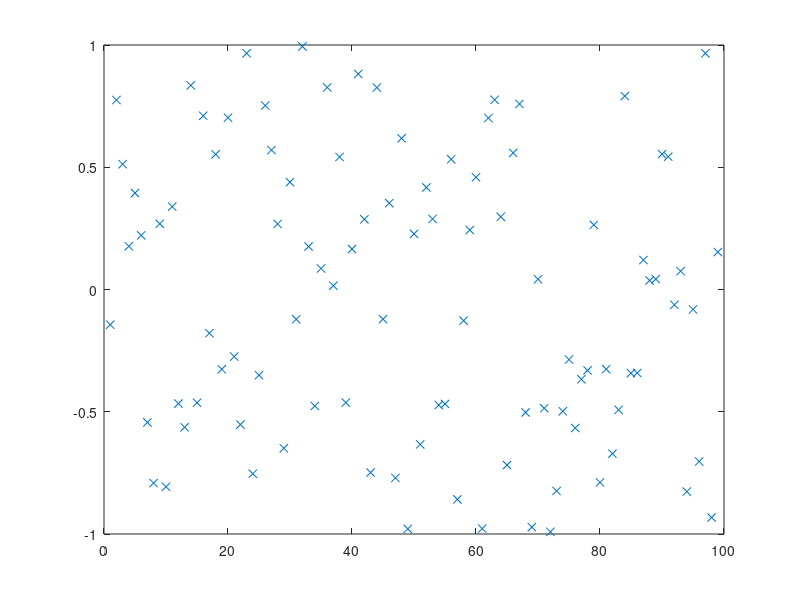

Source code (MATLAB): (Note: this script raises an error after producing the figure.)
% script <a href="matlab:BlockInsertionSortTest">BlockInsertionSortTest</a>
% Test <a href="matlab:help BlockInsertionSort">BlockInsertionSort</a> on a random set of data.
% See <a href="matlab:NRweb">Numerical Renaissance: simulation, optimization, & control</a>, Section 7.1.2.
% Part of <a href="matlab:help NRC">Numerical Renaissance Codebase 1.0</a>, <a href="matlab:help NRchap07">Chapter 7</a>; please read the <a href="matlab:help NRcopyleft">copyleft</a>.

n=99; D=2*rand(n,1)-1; close all,    plot(D(:,1),'x'), pause(0.1)
[D,index]=BlockInsertionSort(D,1,n); plot(D(:,1),'x')

% end script BlockInsertionSortTest
